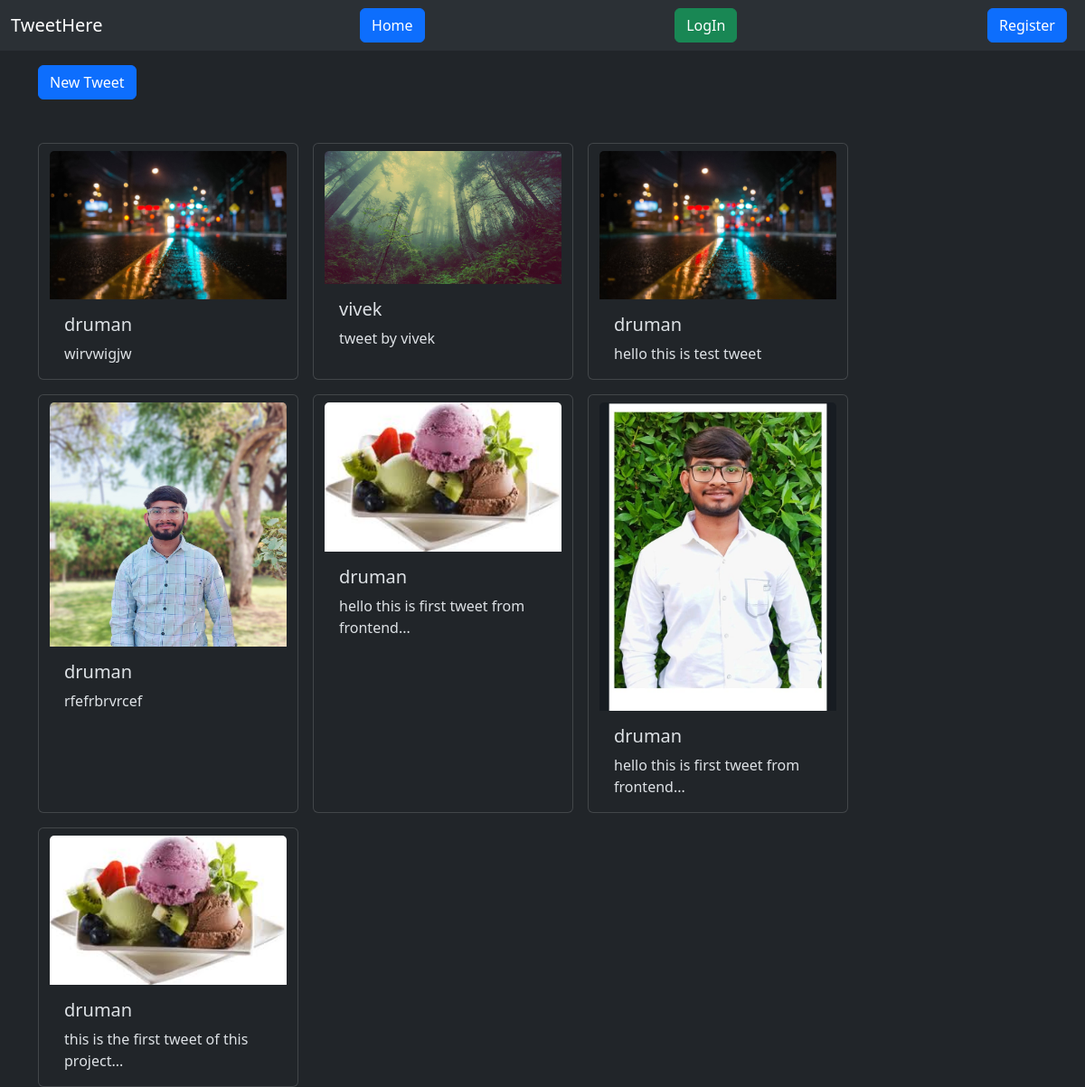
The page / on the database its author committed.
### tweet/models.py (models this page shows, shortened)
class Tweet(models.Model):
    user=models.ForeignKey(User,on_delete=models.CASCADE)
    text=models.TextField(max_length=230)
    photo =models.ImageField(upload_to='photos/',blank=True,null=True)
    created_at=models.DateTimeField(auto_now_add=True)
    updated_at=models.DateTimeField(auto_now=True)

### tweet/views.py (the view)
# urls.py: path('',views.tweet_list,name='tweet_list'),
def tweet_list(request):
    tweets=Tweet.objects.all().order_by('-created_at')
    return render(request,'tweet_list.html',{'tweets':tweets})

### tweet/templates/tweet_list.html (shortened to what this page needs)
{% extends "base.html" %}
{% block content %}
    {% if user.is_authenticated %}
      <a class="btn btn-primary mb-5 mt-3" href="{% url 'tweet_create' %}">New Tweet</a>
    {% else %}
      <a class="btn btn-primary mb-5 mt-3" href="{% url 'login' %}">New Tweet</a>
    {% endif %}
    <div class="container row gap-3">
        {% for tweet in tweets  %}
        <div class="card" style="width: 18rem;">
          <img src="{{ tweet.photo.url|default_if_none:'/static/default_tweet_img.jpg' }}" class="card-img-top mt-2" alt="">
            <div class="card-body">
              <h5 class="card-title">{{tweet.user.username}}</h5>
              <p class="card-text">{{tweet.text}}</p>
            </div>
          </div>
        {% endfor %}
    </div>
{% endblock %}

### templates/base.html (shortened to what this page needs)
{% load static %}
<!DOCTYPE html>
<html lang="en" data-bs-theme="dark">
<head>
    <link href="https://cdn.jsdelivr.net/npm/bootstrap@5.3.3/dist/css/bootstrap.min.css" rel="stylesheet">
</head>
<body>
    <nav class="navbar navbar-expand-lg bg-body-tertiary">
        <div class="container-fluid">
          <a class="navbar-brand" href="#">TweetHere</a>
          <a class="btn btn-primary mx-2" href="{% url 'tweet_list' %}">Home</a>
            {% if user.is_authenticated %}
              <form method="post" action="{% url 'logout' %}">
                {% csrf_token %}
                <button class="btn btn-danger ">LogOut</button>
              </form>
              {% else %}
              <a class="btn btn-success mx-2" href="{% url 'login' %}">LogIn</a>
              <a class="btn btn-primary mx-2" href="{% url 'register' %}">Register</a>
            {% endif %}
          </div>
      </nav>
    <div class="container">
        {% block content %}{% endblock %}
    </div>
</body>
</html>

### rows shown on the page
Tweet: photo (picture), user.username "druman", text "wirvwigjw"
Tweet: photo (picture), user.username "vivek", text "tweet by vivek"
Tweet: photo (picture), user.username "druman", text "hello this is test tweet"
Tweet: photo (picture), user.username "druman", text "rfefrbrvrcef"
Tweet: photo (picture), user.username "druman", text "hello this is first tweet from frontend..."
Tweet: photo (placeholder picture), user.username "druman", text "hello this is first tweet from frontend..."
Tweet: photo (picture), user.username "druman", text "this is the first tweet of this project..."
